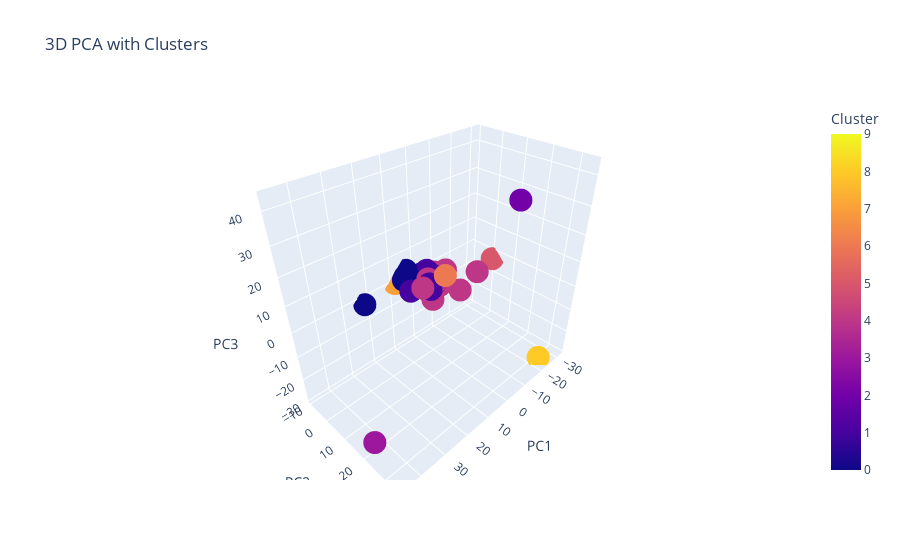

This figure's notebook cell:
### Code cell
import plotly.express as px
import pandas as pd

# Step 1: Perform PCA to reduce the data to 3 dimensions
pca_3d = PCA(n_components=3)
df_pca_3d = pca_3d.fit_transform(df_pca)  # Assuming df_pca is already the reduced data

# Step 2: Create a DataFrame with the PCA components, clusters, and state labels
df_pca_3d_df = pd.DataFrame(df_pca_3d, columns=['PC1', 'PC2', 'PC3'])
df_pca_3d_df['Cluster'] = df_pca_clusters  # Add the cluster labels to the DataFrame
df_pca_3d_df['State'] = df_total_clustering['user_state'].values  # Assuming 'user_state' is the column with state labels

# Step 3: Create an interactive 3D scatter plot using Plotly
fig = px.scatter_3d(df_pca_3d_df, x='PC1', y='PC2', z='PC3', color='Cluster', 
                    title="3D PCA with Clusters", 
                    labels={'State': 'State'},
                    hover_data={'State': True, 'PC1': False, 'PC2': False, 'PC3': False, 'Cluster': False}) 

# Show the plot
fig.show()

### Figure 1 — Plotly figure (JSON) as saved in the notebook; plotly's stock layout.template omitted (floating-point values rounded to 4 significant figures)
{"data": [{"customdata": [["Alabama", 1], ["Alaska", 0], ["Arizona", 4], ["Arkansas", 1], ["California", 4], ["Colorado", 4], ["Connecticut", 0], ["Delaware", 7], ["Florida", 4], ["Georgia", 1], ["Hawaii", 4], ["Idaho", 5], ["Illinois", 4], ["Indiana", 4], ["Iowa", 4], ["Kansas", 4], ["Kentucky", 4], ["Louisiana", 4], ["Maine", 0], ["Maryland", 1], ["Massachusetts", 0], ["Michigan", 1], ["Minnesota", 1], ["Mississippi", 4], ["Missouri", 4], ["Montana", 6], ["Nebraska", 4], ["Nevada", 4], ["New Hampshire", 0], ["New Jersey", 1], ["New Mexico", 4], ["New York", 1], ["North Carolina", 1], ["North Dakota", 8], ["Ohio", 1], ["Oklahoma", 1], ["Oregon", 4], ["Pennsylvania", 1], ["Rhode Island", 1], ["South Carolina", 1], ["South Dakota", 3], ["Tennessee", 1], ["Texas", 4], ["Utah", 2], ["Vermont", 0], ["Virginia", 1], ["Washington", 4], ["West Virginia", 1], ["Wisconsin", 4], ["Wyoming", 9]], "hovertemplate": "State=%{customdata[0]}<extra></extra>", "legendgroup": "", "marker": {"color": [1, 0, 4, 1, 4, 4, 0, 7, 4, 1, 4, 5, 4, 4, 4, 4, 4, 4, 0, 1, 0, 1, 1, 4, 4, 6, 4, 4, 0, 1, 4, 1, 1, 8, 1, 1, 4, 1, 1, 1, 3, 1, 4, 2, 0, 1, 4, 1, 4, 9], "coloraxis": "coloraxis", "symbol": "circle"}, "mode": "markers", "name": "", "scene": "scene", "showlegend": false, "type": "scatter3d", "x": [4.044, 22.96, -5.562, -0.7501, -2.769, -5.12, 5.375, 9.056, -3.115, -0.9354, -7.192, -31.2, 0.9594, -0.2114, -2.318, 0.8446, -2.382, 1.971, 6.146, -1.22, 7.405, -0.7088, 8.039, -6.621, -2.037, 0.3283, 4.047, -21.64, 0.1275, -1.041, 6.372, 1.386, 3.416, -22.92, -1.351, 2.41, -5.285, -2.023, 1.353, -3.557, 45.76, 0.225, -2.026, 2.401, 4.427, -2.309, -10.57, 2.081, 1.954, 1.782], "y": [3.441, -8.561, 0.3013, -3.732, -3.168, -3.83, -5.597, -9.572, -2.017, -3.003, 6.423, 1.009, -3.994, -1.822, 0.7908, 2.154, -1.847, -0.2108, -7.282, -5.302, -6.755, -1.331, -2.347, -1.372, 1.446, 6.543, 4.318, 1.713, -5.156, -4.032, 1.947, -4.204, -3.343, 32.24, -1.892, 0.9235, -4.639, -4.487, -4.055, -3.778, 23.02, 1.381, 0.4974, 34.73, -8.744, -2.979, -4.209, 0.4301, -0.8698, 0.8157], "z": [1.339, -1.387, -0.01373, 3.577, 0.4046, -0.1397, 2.162, -0.09487, -2.128, -0.6185, -2.993, -2.759, -1.039, -0.9585, -1.198, 1.835, -2.122, 2.913, 2.561, 0.6413, 1.925, -0.2306, -0.2602, 0.1837, -1.005, 6.696, -2.328, -4.083, 2.048, -0.3713, 2.332, 0.5471, 0.2164, -28.65, -0.1619, 1.585, 0.3528, 0.01821, 1.348, 0.1915, -22.26, 0.8359, -0.05318, 43.09, 3.632, -0.3164, -0.9384, -1.412, -2.04, -0.8729]}], "layout": {"coloraxis": {"colorbar": {"title": {"text": "Cluster"}}, "colorscale": [[0, "#0d0887"], [0.1111, "#46039f"], [0.2222, "#7201a8"], [0.3333, "#9c179e"], [0.4444, "#bd3786"], [0.5556, "#d8576b"], [0.6667, "#ed7953"], [0.7778, "#fb9f3a"], [0.8889, "#fdca26"], [1, "#f0f921"]]}, "legend": {"tracegroupgap": 0}, "scene": {"domain": {"x": [0, 1], "y": [0, 1]}, "xaxis": {"title": {"text": "PC1"}}, "yaxis": {"title": {"text": "PC2"}}, "zaxis": {"title": {"text": "PC3"}}}, "title": {"text": "3D PCA with Clusters"}}}
